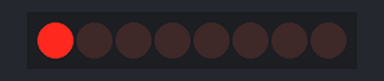
A sketch run on a simulated Arduino Uno, built with avr-gcc and run on an emulated ATmega328P. Shown: 8 shift-register outputs drawn as a row of LEDs (first output left, lit = HIGH). Wiring (inferred from the names in the program): shift register (74HC595): data pin 11; shift clock pin 12; latch pin 8. Wiring (inferred from the signals the program sends): row of LEDs: on Q0, Q1, Q2, Q3, Q4, Q5, Q6, Q7.

Above: at 0.2 s.
At 1.2 s:
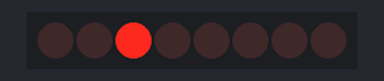
At 2.2 s:
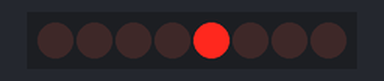
At 4.0 s:
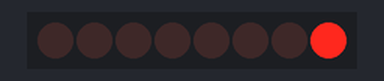
At 6.7 s:
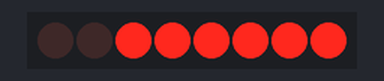
At 9.7 s:
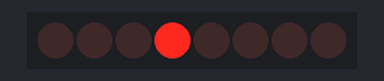
Timing chart, 0 to 10.4 s (numbered marks = the images above):
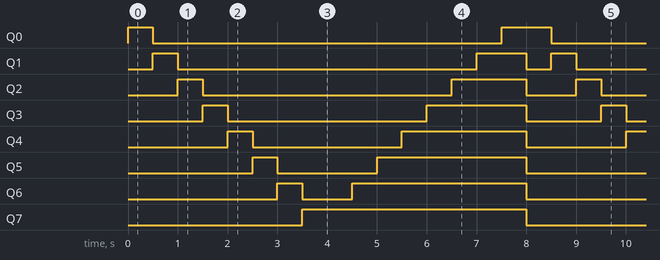

The sketch:

shiftout_cheser.ino
```cpp
int clockPin = 12; //IC Pin 11, Yellow Jumper
int dataPin = 11; //IC Pin 14, Blue Jumper
int latchPin = 8; //IC Pin 12, Green Jumper
char data=0x01;
void setup() {
pinMode(latchPin, OUTPUT);
pinMode(clockPin, OUTPUT);
pinMode(dataPin, OUTPUT);
}

void loop() {
  for(int i=0;i<8;i++){
digitalWrite(latchPin, LOW);
shiftOut(dataPin, clockPin, MSBFIRST, data);
digitalWrite(latchPin, HIGH);
delay(500);
data=data<<1;
  }
  data=0x80;
  for(int i=0;i<8;i++){
digitalWrite(latchPin, LOW);
shiftOut(dataPin, clockPin, MSBFIRST, data);
digitalWrite(latchPin, HIGH);
delay(500);
data=data>>1;
  }
   data=0x01;
 }
```

Measured:
- by itself, Q0: repeats every 8.0 s: LOW 7.0 s, HIGH 1.0 s
- by itself, Q1: repeats every 8.0 s: LOW 6.0 s, HIGH 1.0 s, LOW 0.50 s, HIGH 0.50 s
- by itself, Q2: repeats every 8.0 s: LOW 5.0 s, HIGH 1.5 s, LOW 1.0 s, HIGH 0.50 s
- by itself, Q3: repeats every 8.0 s: LOW 4.0 s, HIGH 2.0 s, LOW 1.5 s, HIGH 0.50 s
- by itself, Q4: repeats every 8.0 s: LOW 3.0 s, HIGH 2.5 s, LOW 2.0 s, HIGH 0.50 s
- by itself, Q5: repeats every 8.0 s: LOW 2.0 s, HIGH 3.0 s, LOW 2.5 s, HIGH 0.50 s
- by itself, Q6: repeats every 8.0 s: LOW 1.0 s, HIGH 3.5 s, LOW 3.0 s, HIGH 0.50 s
- by itself, Q7: alternates HIGH for 4.5 s and LOW for 3.5 s
